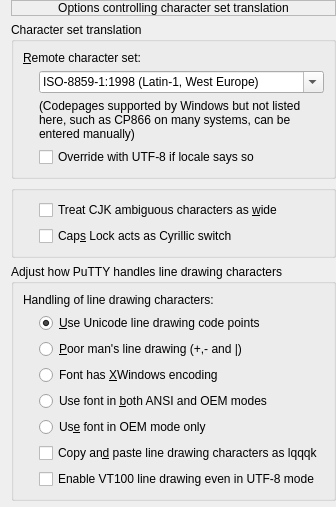
     <widget class="QWidget" name="page_10">
      <property name="windowTitle">
       <string>Page 10</string>
      </property>
      <layout class="QVBoxLayout" name="verticalLayout_7" stretch="0,1,1,1,0">
       <property name="topMargin">
        <number>0</number>
       </property>
       <property name="rightMargin">
        <number>0</number>
       </property>
       <property name="bottomMargin">
        <number>0</number>
       </property>
       <item>
        <widget class="QLabel" name="label_46">
         <property name="sizePolicy">
          <sizepolicy hsizetype="Preferred" vsizetype="Minimum">
           <horstretch>0</horstretch>
           <verstretch>0</verstretch>
          </sizepolicy>
         </property>
         <property name="frameShape">
          <enum>QFrame::Shape::StyledPanel</enum>
         </property>
         <property name="text">
          <string>Options controlling character set translation</string>
         </property>
         <property name="alignment">
          <set>Qt::AlignmentFlag::AlignCenter</set>
         </property>
         <property name="margin">
          <number>2</number>
         </property>
        </widget>
       </item>
       <item>
        <widget class="QGroupBox" name="groupBox_23">
         <property name="sizePolicy">
          <sizepolicy hsizetype="Preferred" vsizetype="Maximum">
           <horstretch>0</horstretch>
           <verstretch>1</verstretch>
          </sizepolicy>
         </property>
         <property name="title">
          <string>Character set translation</string>
         </property>
         <property name="flat">
          <bool>true</bool>
         </property>
         <layout class="QGridLayout" name="gridLayout_50">
          <item row="2" column="1">
           <widget class="QLabel" name="label_48">
            <property name="sizePolicy">
             <sizepolicy hsizetype="Preferred" vsizetype="Preferred">
              <horstretch>0</horstretch>
              <verstretch>0</verstretch>
             </sizepolicy>
            </property>
            <property name="text">
             <string>(Codepages supported by Windows but not listed here, such as CP866 on many systems, can be entered manually)</string>
            </property>
            <property name="wordWrap">
             <bool>true</bool>
            </property>
           </widget>
          </item>
          <item row="3" column="1">
           <widget class="QCheckBox" name="chb_utf8_override">
            <property name="text">
             <string>Override with UTF-8 if locale says so</string>
            </property>
           </widget>
          </item>
          <item row="1" column="1">
           <widget class="QComboBox" name="cb_codepage">
            <property name="editable">
             <bool>true</bool>
            </property>
            <item>
             <property name="text">
              <string>ISO-8859-1:1998 (Latin-1, West Europe)</string>
             </property>
            </item>
            <item>
             <property name="text">
              <string>ISO-8859-2:1999 (Latin-2, East Europe)</string>
             </property>
            </item>
            <item>
             <property name="text">
              <string>ISO-8859-3:1999 (Latin-3, South Europe)</string>
             </property>
            </item>
            <item>
             <property name="text">
              <string>ISO-8859-4:1998 (Latin-4, North Europe)</string>
             </property>
            </item>
            <item>
             <property name="text">
              <string>ISO-8859-5:1999 (Latin/Cyrillic)</string>
             </property>
            </item>
            <item>
             <property name="text">
              <string>ISO-8859-6:1999 (Latin/Arabic)</string>
             </property>
            </item>
            <item>
             <property name="text">
              <string>ISO-8859-7:1987 (Latin/Greek)</string>
             </property>
            </item>
            <item>
             <property name="text">
              <string>ISO-8859-8:1999 (Latin/Hebrew)</string>
             </property>
            </item>
            <item>
             <property name="text">
              <string>ISO-8859-9:1999 (Latin-5, Turkish)</string>
             </property>
            </item>
            <item>
             <property name="text">
              <string>ISO-8859-10:1998 (Latin-6, Nordic)</string>
             </property>
            </item>
            <item>
             <property name="text">
              <string>ISO-8859-11:2001 (Latin/Thai)</string>
             </property>
            </item>
            <item>
             <property name="text">
              <string>ISO-8859-13:1998 (Latin-7, Baltic)</string>
             </property>
            </item>
            <item>
             <property name="text">
              <string>ISO-8859-14:1998 (Latin-8, Celtic)</string>
             </property>
            </item>
            <item>
             <property name="text">
              <string>ISO-8859-15:1999 (Latin-9, &quot;euro&quot;)</string>
             </property>
            </item>
            <item>
             <property name="text">
              <string>ISO-8859-16:2001 (Latin-10, Balkan)</string>
             </property>
            </item>
            <item>
             <property name="text">
              <string>UTF-8</string>
             </property>
            </item>
            <item>
             <property name="text">
              <string>KOI8-U</string>
             </property>
            </item>
            <item>
             <property name="text">
              <string>KOI8-R</string>
             </property>
            </item>
            <item>
             <property name="text">
              <string>HP-ROMAN8</string>
             </property>
            </item>
            <item>
             <property name="text">
              <string>VSCII</string>
             </property>
            </item>
            <item>
             <property name="text">
              <string>DEC-MCS</string>
             </property>
            </item>
            <item>
             <property name="text">
              <string>Win1250 (Central European)</string>
             </property>
            </item>
            <item>
             <property name="text">
              <string>Win1251 (Cyrillic)</string>
             </property>
            </item>
            <item>
             <property name="text">
              <string>Win1252 (Western)</string>
             </property>
            </item>
            <item>
             <property name="text">
              <string>Win1253 (Greek)</string>
             </property>
            </item>
            <item>
             <property name="text">
              <string>Win1254 (Turkish)</string>
             </property>
            </item>
            <item>
             <property name="text">
              <string>Win1255 (Hebrew)</string>
             </property>
            </item>
            <item>
             <property name="text">
              <string>Win1256 (Arabic)</string>
             </property>
            </item>
            <item>
             <property name="text">
              <string>Win1257 (Baltic)</string>
             </property>
            </item>
            <item>
             <property name="text">
              <string>Win1258 (Vietnamese)</string>
             </property>
            </item>
            <item>
             <property name="text">
              <string>CP437</string>
             </property>
            </item>
            <item>
             <property name="text">
              <string>CP620 (Mazovia)</string>
             </property>
            </item>
            <item>
             <property name="text">
              <string>CP819</string>
             </property>
            </item>
            <item>
             <property name="text">
              <string>CP878</string>
             </property>
            </item>
            <item>
             <property name="text">
              <string>Use font encoding</string>
             </property>
            </item>
           </widget>
          </item>
          <item row="0" column="0" colspan="2">
           <widget class="QLabel" name="label_47">
            <property name="sizePolicy">
             <sizepolicy hsizetype="Preferred" vsizetype="Preferred">
              <horstretch>0</horstretch>
              <verstretch>0</verstretch>
             </sizepolicy>
            </property>
            <property name="text">
             <string>&amp;Remote character set:</string>
            </property>
            <property name="buddy">
             <cstring>cb_codepage</cstring>
            </property>
           </widget>
          </item>
          <item row="1" column="0">
           <widget class="QWidget" name="widget_14" native="true">
            <property name="sizePolicy">
             <sizepolicy hsizetype="Fixed" vsizetype="Fixed">
              <horstretch>0</horstretch>
              <verstretch>0</verstretch>
             </sizepolicy>
            </property>
            <property name="minimumSize">
             <size>
              <width>10</width>
              <height>10</height>
             </size>
            </property>
            <property name="maximumSize">
             <size>
              <width>10</width>
              <height>10</height>
             </size>
            </property>
           </widget>
          </item>
         </layout>
        </widget>
       </item>
       <item>
        <widget class="QGroupBox" name="groupBox_24">
         <property name="sizePolicy">
          <sizepolicy hsizetype="Preferred" vsizetype="Maximum">
           <horstretch>0</horstretch>
           <verstretch>1</verstretch>
          </sizepolicy>
         </property>
         <property name="title">
          <string/>
         </property>
         <property name="flat">
          <bool>true</bool>
         </property>
         <layout class="QGridLayout" name="gridLayout_51">
          <item row="0" column="1">
           <widget class="QCheckBox" name="chb_cjk_ambig_wide">
            <property name="text">
             <string>Treat CJK ambiguous characters as &amp;wide</string>
            </property>
           </widget>
          </item>
          <item row="1" column="1">
           <widget class="QCheckBox" name="chb_xlat_capslockcyr">
            <property name="text">
             <string>Cap&amp;s Lock acts as Cyrillic switch</string>
            </property>
           </widget>
          </item>
          <item row="0" column="0">
           <widget class="QWidget" name="widget_15" native="true">
            <property name="sizePolicy">
             <sizepolicy hsizetype="Fixed" vsizetype="Fixed">
              <horstretch>0</horstretch>
              <verstretch>0</verstretch>
             </sizepolicy>
            </property>
            <property name="minimumSize">
             <size>
              <width>10</width>
              <height>10</height>
             </size>
            </property>
            <property name="maximumSize">
             <size>
              <width>10</width>
              <height>10</height>
             </size>
            </property>
           </widget>
          </item>
         </layout>
        </widget>
       </item>
       <item>
        <widget class="QGroupBox" name="groupBox_25">
         <property name="sizePolicy">
          <sizepolicy hsizetype="Preferred" vsizetype="Maximum">
           <horstretch>0</horstretch>
           <verstretch>1</verstretch>
          </sizepolicy>
         </property>
         <property name="title">
          <string>Adjust how PuTTY handles line drawing characters</string>
         </property>
         <property name="flat">
          <bool>true</bool>
         </property>
         <layout class="QGridLayout" name="gridLayout_52">
          <item row="2" column="1">
           <widget class="QRadioButton" name="rb_translation_poorman">
            <property name="text">
             <string>&amp;Poor man's line drawing (+,- and |)</string>
            </property>
           </widget>
          </item>
          <item row="4" column="1">
           <widget class="QRadioButton" name="rb_translation_ansi_oem">
            <property name="text">
             <string>Use font in &amp;both ANSI and OEM modes</string>
            </property>
           </widget>
          </item>
          <item row="3" column="1">
           <widget class="QRadioButton" name="rb_translation_xwindows">
            <property name="text">
             <string>Font has &amp;XWindows encoding</string>
            </property>
           </widget>
          </item>
          <item row="6" column="1">
           <widget class="QCheckBox" name="chb_translation_copy_paste">
            <property name="text">
             <string>Copy an&amp;d paste line drawing characters as lqqqk</string>
            </property>
           </widget>
          </item>
          <item row="5" column="1">
           <widget class="QRadioButton" name="rb_translation_oem">
            <property name="text">
             <string>Us&amp;e font in OEM mode only</string>
            </property>
           </widget>
          </item>
          <item row="1" column="1">
           <widget class="QRadioButton" name="rb_translation_useunicode">
            <property name="text">
             <string>&amp;Use Unicode line drawing code points</string>
            </property>
            <property name="checked">
             <bool>true</bool>
            </property>
           </widget>
          </item>
          <item row="1" column="0">
           <widget class="QWidget" name="widget_12" native="true">
            <property name="sizePolicy">
             <sizepolicy hsizetype="Fixed" vsizetype="Fixed">
              <horstretch>0</horstretch>
              <verstretch>0</verstretch>
             </sizepolicy>
            </property>
            <property name="minimumSize">
             <size>
              <width>10</width>
              <height>10</height>
             </size>
            </property>
            <property name="maximumSize">
             <size>
              <width>10</width>
              <height>10</height>
             </size>
            </property>
           </widget>
          </item>
          <item row="0" column="0" colspan="2">
           <widget class="QLabel" name="label_51">
            <property name="text">
             <string>Handling of line drawing characters:</string>
            </property>
           </widget>
          </item>
          <item row="7" column="1">
           <widget class="QCheckBox" name="chb_utf8linedraw">
            <property name="text">
             <string>Enable VT100 line drawing even in UTF-8 mode</string>
            </property>
           </widget>
          </item>
         </layout>
        </widget>
       </item>
       <item>
        <widget class="QWidget" name="widget" native="true">
         <property name="sizePolicy">
          <sizepolicy hsizetype="Preferred" vsizetype="MinimumExpanding">
           <horstretch>0</horstretch>
           <verstretch>5</verstretch>
          </sizepolicy>
         </property>
        </widget>
       </item>
      </layout>
     </widget>
